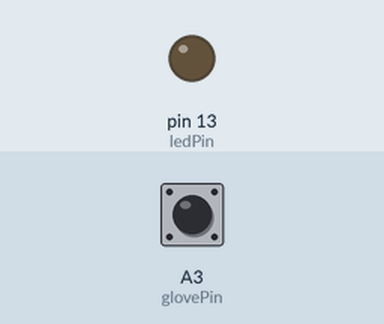
Recording of a sketch running on a simulated Arduino Uno, built with avr-gcc and run on an emulated ATmega328P. Shown: output pins drawn as LEDs (lit = HIGH). Inputs (shaded band) come from the test bench; at power-on: A3 (glovePin) HIGH.

Above: at 1.2 s.
1.3 s: A3 (glovePin) pulled LOW for 0.15 s
At 1.37 s:
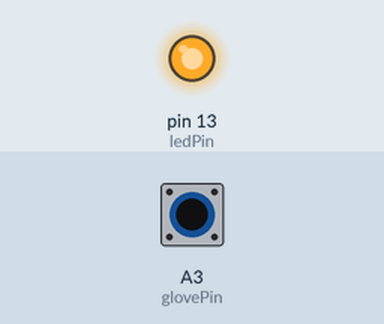
2.9 s: A3 (glovePin) pulled LOW for 3.2 s
At 7.3 s:
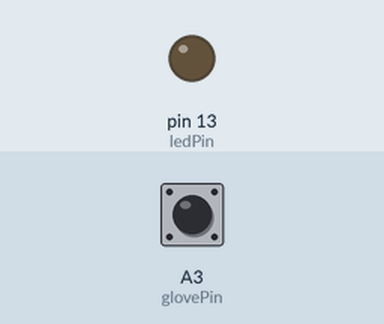
Timing chart, 0 to 8.8 s (numbered marks = the images above; inputs shaded):
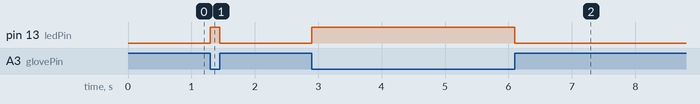

The sketch:

CIRCUITPLAYGROUND_Playable_Fashion_glove_code.ino
```cpp
//#include <Keyboard.h>// FOR KEYBOARD

//PLAYABLE FASHION GLOVE CODE
//REVISED VERSION 4/18/2018
//for use with Circuit Playground
//based on button example
//http://www.arduino.cc/en/Tutorial/Button

// constants won't change. They're used here to set pin numbers:
const int glovePin = A3;     // the pin number of the glove pin
const int ledPin = 13;      // the pin number of the LED pin

// variables will change:
int gloveState = 0;         // variable for reading the pushbutton status

void setup() {
  // initialize the LED pin as an output:
  pinMode(ledPin, OUTPUT);
  // initialize the glove pin as an input:
  pinMode(glovePin, INPUT_PULLUP);
 //Keyboard.begin(); //FOR KEYBOARD
}

void loop(){
  // read the state of the glove value:
  gloveState = digitalRead(glovePin);

  // check if the glove is clapped.
  // if it is, the gloveState is LOW:
  if (gloveState == LOW) {
      //Keyboard.press(' ');//FOR KEYBOARD
      digitalWrite(ledPin, HIGH);
  } else {
    // turn LED off:
    //Keyboard.release(' ');//FOR KEYBOARD
    digitalWrite(ledPin, LOW);

  }
}
```

Measured:
- after the input at 1.3 s, pin 13 (ledPin): LOW → HIGH at once, → LOW 0.15 s later
- after the input at 2.9 s, pin 13 (ledPin): LOW → HIGH at once, → LOW 3.2 s later
